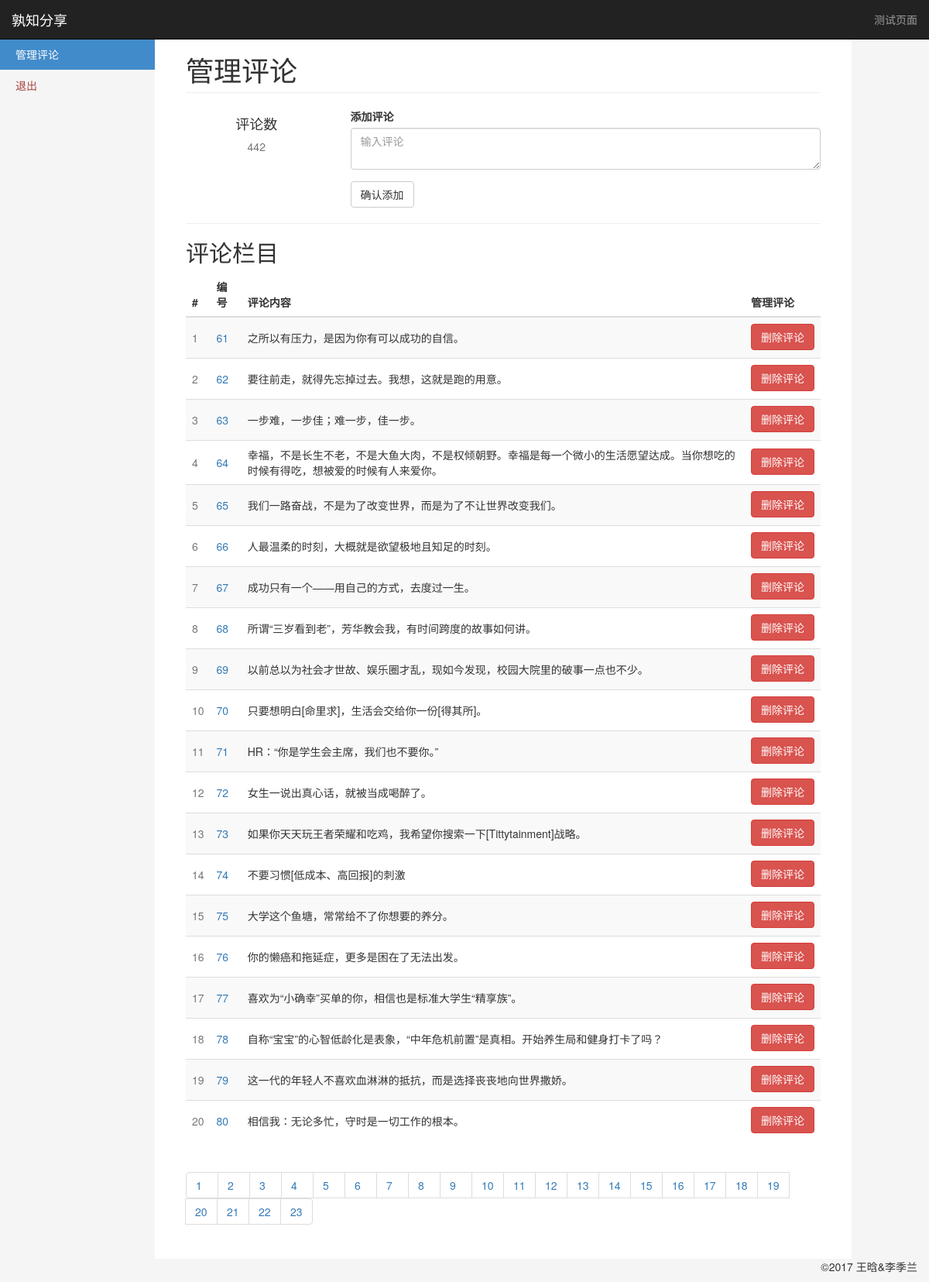
Before: /manage4 with the older database file.
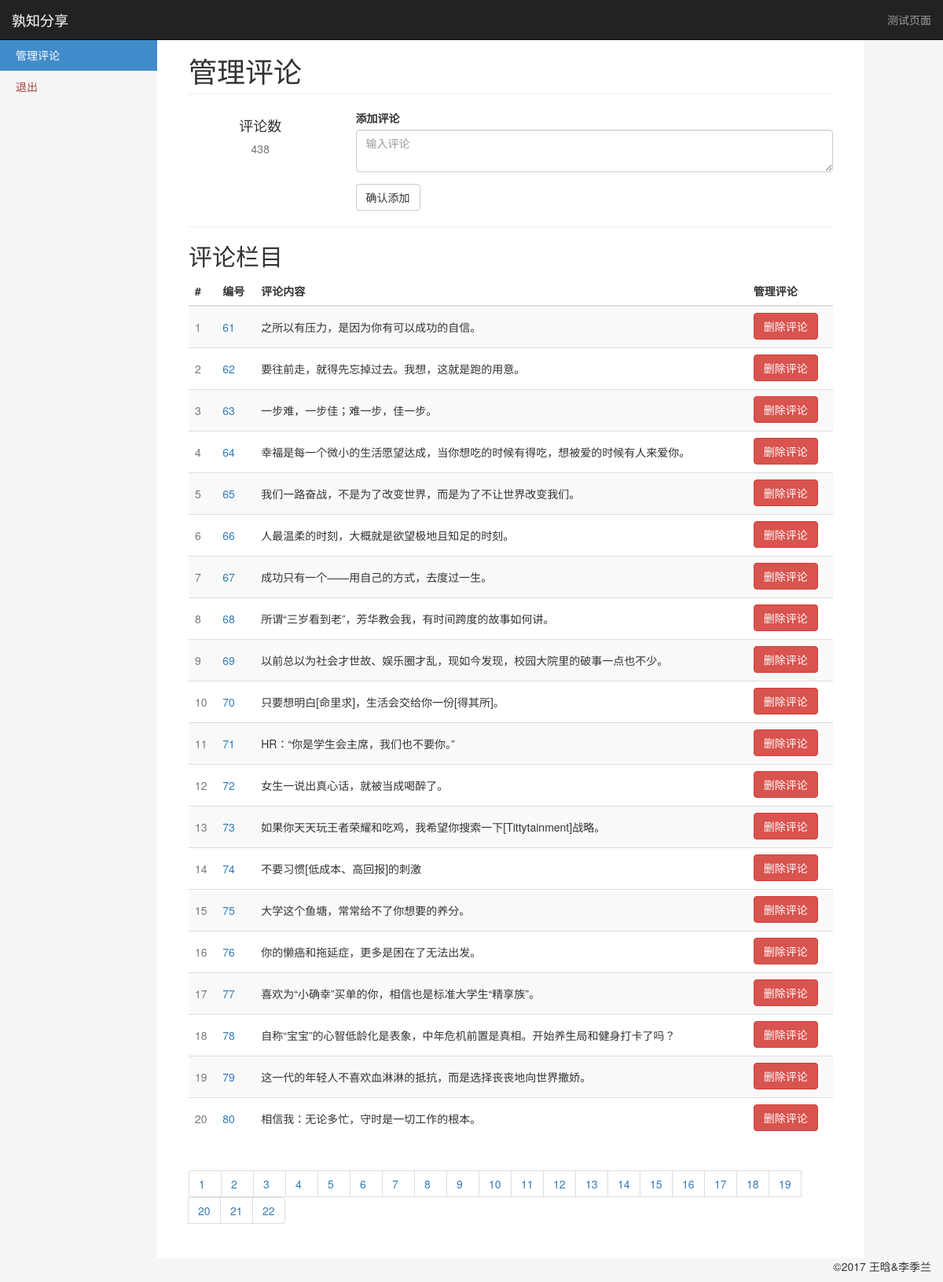
After: the same page with the newer database file.
### app/models.py (models this page shows, shortened)
class Comment(db.Model):
    __tablename__ = 'comment'
    id = db.Column(db.Integer, primary_key=True)
    text = db.Column(db.String(256), nullable=False)

### app/views.py (the view)
@app.route('/manage', methods=["GET", "POST"])
@app.route('/manage<int:page>', methods=["GET", "POST"])
def manage(page=1):
    comments = comment_helper.get_all_comments()
    length = len(comments)
    p_list, start, end = comment_helper.get_page(length, pagesize=20, page=page)
    count = {'visit': 0, 'com_len': length, 'page_list': p_list}
    return render_template('manage.html', comments=comments[start:end], count=count)

### app/comment_helper.py (called while the page is built)
def get_all_comments():
    comments = Comment.query.all()
    return comments

def get_page(length, page, pagesize=5):
    p_len = int(math.ceil(length / pagesize))
    p_list = range(1, p_len+1)
    start = 0
    end = pagesize
    if page and page > 1:
        start = (page-1) * pagesize
        end = page * pagesize
        if start > length:
            start = length - pagesize
            end = length
        elif end > length:
            end = length
    if page == 0:
        start = length - pagesize
        end = length
    return p_list, start, end

### app/templates/manage.html (shortened to what this page needs)
{% extends "layout.html" %}
{% block body %}
    <nav class="navbar navbar-inverse navbar-fixed-top" role="navigation">
          <div class="container-fluid">
            <div class="navbar-header">
              <a class="navbar-brand" href="#">孰知分享</a>
            </div>
            <div class="navbar-collapse collapse">
              <ul class="nav navbar-nav navbar-right">
                <li><a href="/comment">测试页面</a></li>
              </ul>
            </div>
          </div>
    </nav>
    <div class="container-fluid">
          <div class="row row-offcanvas row-offcanvas-left">
             <div class="col-sm-3 col-md-2 sidebar-offcanvas" id="sidebar" role="navigation">
                <ul class="nav nav-sidebar">
                  <li class="active"><a href="/manage">管理评论</a></li>
                  <li><a href="/logout" target="_ext" class="text-danger">退出</a></li>
                </ul>
            </div>
            <div class="col-sm-9 col-md-9 main">
              <h1 class="page-header">
                管理评论
              </h1>
                <div class="row">
                     <div class="placeholders col-md-3">
                <div class="placeholder text-center">
                  <h4>评论数</h4>
                  <span class="text-muted">{{ count.com_len }}</span>
                </div>
              </div>
              <div class="placeholders col-md-9">
                  <div class="form-group">
                    <label for="addComment">添加评论</label>
                    <textarea type="text" class="form-control" id="addComment" placeholder="输入评论"></textarea>
                  </div>
                  <button class="btn btn-default" onclick="addComment()">确认添加</button>
              </div>
                </div>
                <hr>
              <h2 class="sub-header">评论栏目</h2>
              <div class="table-responsive">
                <table class="table table-striped">
                  <thead>
                    <tr>
                      <th>#</th>
                      <th>编号</th>
                      <th>评论内容</th>
                      <th>管理评论</th>
                    </tr>
                  </thead>
                  <tbody id="comTable">
                  {% for comment in comments %}
                    <tr>
                      <td class="text-muted">{{ loop.index }}</td>
                      <td class="text-primary">{{ comment.id }}</td>
                      <td>{{ comment.text }}</td>
                      <td><span><button class="btn btn-danger" onclick="deleteComment({{comment.id}})">删除评论</button> </span></td>
                    </tr>
                  {% endfor %}
                  </tbody>
                </table>
              </div>
              <nav aria-label="Page navigation">
                <ul class="pagination">
                  {% for page in count.page_list %}
                    <li><a href="manage{{ page }}">{{page}}</a></li>
                  {% endfor %}
                </ul>
              </nav>
          </div>
        </div>
    </div>
{% endblock %}

Changed rows visible on the page:
changed Comment id 64: text "幸福，不是长生不老，不是大鱼大肉，不是权倾朝野。幸福是每一个微小的生活愿望达成。当你想吃的时候有得吃，想被爱的时候有人来爱你。" → "幸福是每一个微小的生活愿望达成，当你想吃的时候有得吃，想被爱的时候有人来爱你。"
changed Comment id 78: text "自称“宝宝”的心智低龄化是表象，“中年危机前置”是真相。开始养生局和健身打卡了吗？" → "自称“宝宝”的心智低龄化是表象，中年危机前置是真相。开始养生局和健身打卡了吗？"
Other visible differences:
{{ count.com_len }}: "442" → "438"
list line gone: "23"
